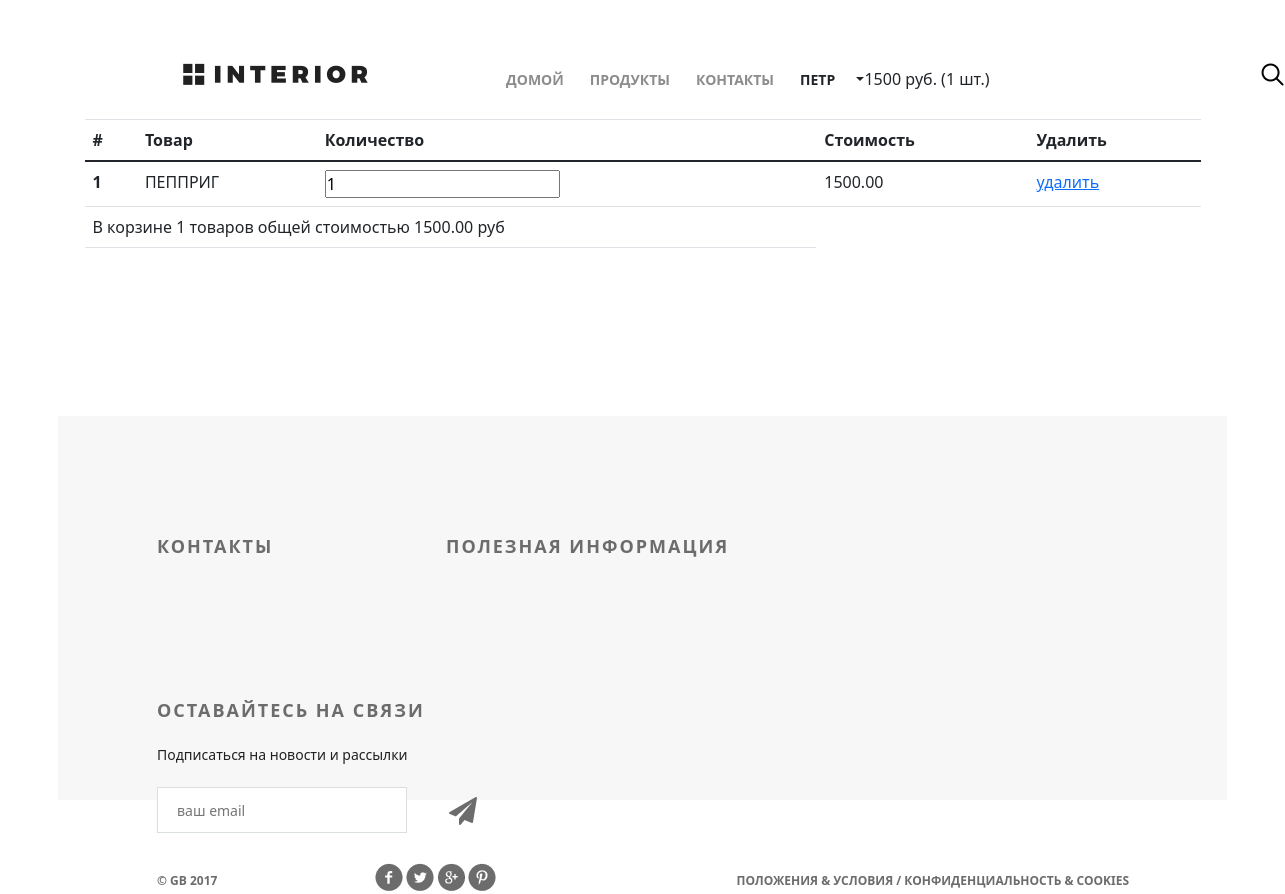
Page /basket/ (signed in) on the committed database.
### authapp/models.py (models this page shows, shortened)
class ShopUser(AbstractUser):
    avatar = models.ImageField(upload_to='users_avatars', blank=True)
    age = models.PositiveIntegerField(verbose_name='возраст', default=18)
    activation_key = models.CharField(max_length=128, blank=True)
    activation_key_expires = models.DateTimeField(default=(now() + timedelta(hours=48)))

### basketapp/models.py (models this page shows, shortened)
class Basket(models.Model):
    user = models.ForeignKey(
        settings.AUTH_USER_MODEL,
        on_delete=models.CASCADE,
        related_name='basket'
    )
    product = models.ForeignKey(Product,
                                on_delete=models.CASCADE
                                )
    quantity = models.PositiveIntegerField(
        verbose_name='количество',
        default=0
    )
    add_datetime = models.DateTimeField(
        verbose_name='время',
        auto_now_add=True
    )
    is_active = models.BooleanField(
        verbose_name='активность',
        default=True
    )
    @property
    def product_cost(self):
        return self.product.price * self.quantity
    @property
    def total_quantity(self):
        _items = Basket.objects.filter(user=self.user)
        _totalquantity = sum(list(map(lambda x: x.quantity, _items)))
        return _totalquantity
    @property
    def total_cost(self):
        _items = Basket.objects.filter(user=self.user)
        _totalcost = sum(list(map(lambda x: x.product_cost, _items)))
        return _totalcost

### mainapp/models.py (models this page shows, shortened)
class Product(models.Model):
    category = models.ForeignKey(
        ProductCategory,
        on_delete=models.CASCADE
    )
    style_category = models.ForeignKey(
        StyleCategory,
        on_delete=models.CASCADE
    )
    name = models.CharField(
        verbose_name='имя продукта',
        max_length=128
    )
    image = models.ImageField(
        upload_to='products_images',
        blank=True
    )
    short_desc = models.CharField(
        verbose_name='краткое описание продукта',
        max_length=60,
        blank=True
    )
    description = models.TextField(
        verbose_name='описание продукта',
        blank=True
    )
    price = models.DecimalField(
        verbose_name='цена продукта',
        max_digits=8,
        decimal_places=2,
        default=0
    )
    quantity = models.PositiveIntegerField(
        verbose_name='количество на складе',
        default=0
    )
    is_active = models.BooleanField(
        verbose_name='активность',
        default=True
    )

### basketapp/views.py (the view)
# urls.py: path('', basketapp.basket, name='view'),
@login_required
def basket(request):
    basket = Basket.objects.filter(user=request.user)
    context = {
        'basket': basket
    }
    return render(request, 'basketapp/basket.html', context)

### mainapp/context_processor.py (called while the page is built)
def basket(request):
    print(f'context processor basket works')
    basket = []
    if request.user.is_authenticated:
        basket = Basket.objects.filter(user=request.user)
    return {'basket': basket, }

### basketapp/templates/basketapp/basket.html (shortened to what this page needs)
{% extends 'geekshop/base.html' %}
{% load static %}
{% block css %}
      <link rel="stylesheet" href="https://maxcdn.bootstrapcdn.com/bootstrap/4.0.0/css/bootstrap.min.css"
>
{% endblock %}
{% block container_content %}
{% include 'geekshop/includes/hero-white.html' %}
<table class="table">
  <thead>
    <tr>
      <th scope="col">#</th>
      <th scope="col">Товар</th>
      <th scope="col">Количество</th>
      <th scope="col">Стоимость</th>
      <th scope="col">Удалить</th>
    </tr>
  </thead>
  <tbody class="basket_list">
    {% include 'basketapp/includes/inc_basket_list.html' %}
  </tbody>
</table>
{% endblock %}

### geekshop/templates/geekshop/includes/menu.html (shortened to what this page needs)
{% load static %}
<ul class="menu">
    <li><a href="{% url 'main' %}"
           class="">домой</a></li>
    <li><a href="{% url 'products:main' %}"
           class="">продукты</a></li>
    <li><a href="{% url 'contacts' %}"
           class="">контакты</a></li>
    {% if user.is_authenticated %}
        <li class="dropdown-toggle" id="dropdownMenuButton1" data-bs-toggle="dropdown" aria-expanded="false">
                <a>{{ user.first_name|default:'Пользователь' }}</a>
            </li>
            {% if basket %}
                <span>
                    {{ basket.0.total_cost|floatformat:0 }} руб.
                    ({{ basket.0.total_quantity }} шт.)
                </span>
            {% endif %}
    {% endif %}
</ul>

### basketapp/templates/basketapp/includes/inc_basket_list.html
{% for item in basket %}
    <tr>
      <th scope="row">{{ forloop.counter }}</th>
      <td>{{ item.product.name }}</td>
      <td><input type="number" name="{{ item.pk }}" min="0" value="{{ item.quantity }}"></td>
      <td>{{ item.product.price }}</td>
      <td><a href="{% url 'basket:remove' item.pk %}"> удалить </a></td>
    </tr>
{% endfor %}
{% if basket %}
    <td colspan="3" class="basket_summary">
    В корзине {{ basket.0.total_quantity }} товаров общей стоимостью
    {{ basket.0.total_cost }} руб
    </td>
{% endif %}

### geekshop/static/geekshop/style.css (style rules this page uses)
* { margin: 0; padding: 0; }
body { font-family: 'Montserrat', sans-serif; }
html, body { height: 100%; }
.menu { list-style-type: none; margin-top: 67px; float: right; }
.menu li { float: left; }
.menu a { color: #8c8c8c; font-size: 14px; font-weight: 700; text-align: right; text-transform: uppercase; text-decoration: none; padding: 10px 13px; }
table { width: 100%; }
td:first-child { width: 235px; }

### rows in the picture
ShopUser: first_name "ПЕТР"
Basket: user+product+quantity "1500", user+quantity "1", product.name "ПЕППРИГ", quantity "1", product.price "1500.00", user+product+quantity "1500.00"
